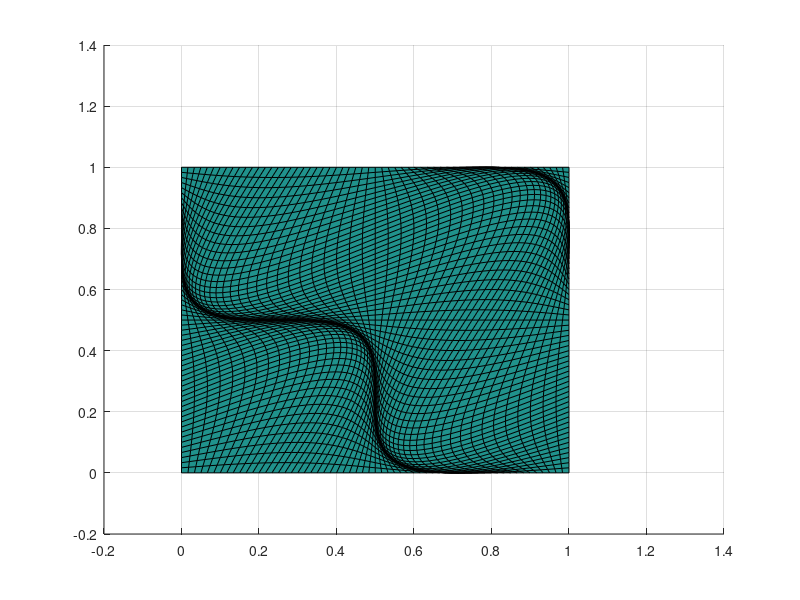

The MATLAB source for this figure:
clear all; close all; clc

L=1;
n=60;
h=L/n;
xi=linspace(0,L,n+1);
eta=xi;
fraction=1/pi/2+.002;

logi_save_plots = false;
logi_write_file = false;

for i=1:n+1
%     ax=1;   if(i==1|i==n+1),ax=0;end
    for j=1:n+1
%         ay=1;   if(j==1|j==n+1),ay=0;end
        x(i,j) = xi(i) + L*fraction*sin(2*pi*xi(i)/L)*sin(2*pi*eta(j)/L);
        y(i,j) = eta(j)+ L*fraction*sin(2*pi*xi(i)/L)*sin(2*pi*eta(j)/L);
    end
end

figure(1)
surf(x,y,ones(n+1,n+1))
view(0,90)


figure(1)
surf(x,y,ones(n+1,n+1))
view(0,90)

output_file1=strcat('.\figs\smooth_quad_mesh_L',int2str(L),'_n',int2str(n),'_a',num2str(fraction,3));
if(logi_save_plots)
    print('-dpdf',strcat(output_file1,'.pdf'));
    print('-dpng',strcat(output_file1,'.png'));
    saveas(gcf,strcat(output_file1,'.fig'),'fig');
end

%---------------------------------------------

if(~logi_write_file), return; end

%---------------------------------------------
% save txt file
matID=1;
srcID=1;
% date and time;
[yr, mo, da, hr, mi, s] = datevec(now);
%%%%%%%%%%%%%%%%%%%%%
output_file1=strcat(output_file1,'.txt')
fid=fopen(output_file1,'w');

fprintf(fid,'# Date: %d/%d/%d   Time: %d:%d\n', mo, da, yr, hr, mi);

fprintf(fid,'# dimensions \n');
fprintf(fid,'%g %g \n',L,L);

ncells = n*n;

fprintf(fid,'# connectivity \n');
fprintf(fid,'%d\n',ncells);
for iel=1:ncells
    skip = 4*(iel-1);
    i1 = skip + 1;
    i2 = skip + 2;
    i3 = skip + 3;
    i4 = skip + 4;
    fprintf(fid,'%d %d %d %d %d %d %d \n',4,i1,i2,i3,i4,matID,srcID);
end

fprintf(fid,'# DG vertices (counter-clockwise) \n');
fprintf(fid,'%d\n',4*ncells);
for i=1:n
    for j=1:n
        fprintf(fid,' %g %g \n %g %g \n %g %g \n %g %g \n',...
            x(i,j)    ,y(i,j)    ,...
            x(i+1,j)  ,y(i+1,j)  ,...
            x(i+1,j+1),y(i+1,j+1),...
            x(i,j+1)  ,y(i,j+1)  );
    end
end

fprintf(fid,'# grid vertices (counter-clockwise) \n');
fprintf(fid,'%d\n',(n+1)^2);
for i=1:n+1
    for j=1:n+1
        fprintf(fid,'%g %g \n',x(i,j),y(i,j) );
    end
end

fclose(fid)

%%%%%%%%%%%%%%%%%%%%%%%%%%%%%%%%%
%
% close all;
% % % matID=0;
% % % srcID=0;
% % % %%%%%%%%%%%%%%%%%%%%%
% % % output_file1=strcat(output_file1,'.txt')
% % % fid=fopen(output_file1,'w');
% % % fprintf(fid,'%s\n','polygon');
% % % n2=n*n;
% % % fprintf(fid,'%d\n',n2);
% % % for i=1:n
% % %     for j=1:n
% % %         fprintf(fid,'%d %g %g %g %g %g %g %g %g  %d %d \n',4,x(i,j)    ,y(i,j)    ,...
% % %                                                              x(i+1,j)  ,y(i+1,j)  ,...
% % %                                                              x(i+1,j+1),y(i+1,j+1),...
% % %                                                              x(i,j+1)  ,y(i,j+1)  ,matID,srcID);
% % %     end
% % % end 
% % % fclose(fid)
% % % %%%%%%%%%%%%%%%%%%%%%